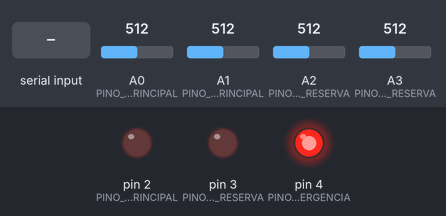
The sketch below on a simulated Arduino Uno, built with avr-gcc and run on an emulated ATmega328P. On the bench: output pins drawn as LEDs (lit = HIGH). The inputs (shaded band) are chosen by the test bench; at power-on: A0 (PINO_ZMPT_PRINCIPAL) = 512, A1 (PINO_ACS_PRINCIPAL) = 512, A2 (PINO_ZMPT_RESERVA) = 512, A3 (PINO_ACS_RESERVA) = 512. What the sketch prints to the serial monitor is not drawn.

Above: at 20.6 s.
20.7 s: "[RR]]" received over Serial
At 22.9 s:
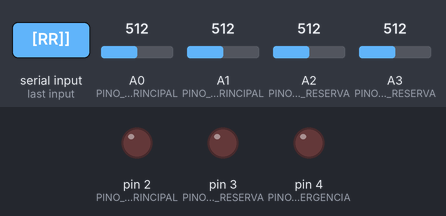
Timing chart, 0 to 32.4 s (numbered marks = the images above; inputs shaded):
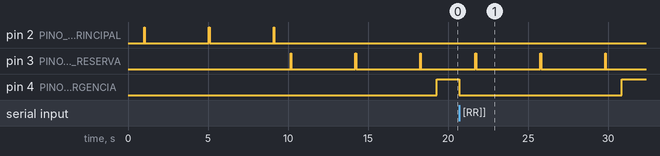

Measured:
- after the input at 20.7 s, pin 3 (PINO_REDE_RESERVA): alternates HIGH for 0.05 s and LOW for 4.0 s, 6 changes in all, then stays LOW, starting after 1.0 s; pin 4 (PINO_REDE_EMERGENCIA): HIGH → LOW at once, → HIGH 10.1 s later
- by itself, pin 2 (PINO_REDE_PRINCIPAL): alternates HIGH for 0.05 s and LOW for 4.0 s, 5 changes in all, then stays LOW

The sketch:

Arduino_arvoltando.ino
```cpp
#include <Arduino.h>

// ==========================================
// DEFINIÇÕES DE PINOS
// ==========================================
// Sensores da Rede Principal
#define PINO_ZMPT_PRINCIPAL A0
#define PINO_ACS_PRINCIPAL A1

// Sensores da Rede Reserva
#define PINO_ZMPT_RESERVA A2
#define PINO_ACS_RESERVA A3

// Relés/Contatores
#define PINO_REDE_PRINCIPAL 2
#define PINO_REDE_RESERVA 3
#define PINO_REDE_EMERGENCIA 4

// ==========================================
// PARÂMETROS E LIMITES (AJUSTE CONFORME NECESSÁRIO)
// ==========================================
const float TENSAO_MAX = 240.0; // Sobretensão (V)
const float TENSAO_MIN = 190.0; // Subtensão (V)
const float CORRENTE_MAX = 0.5; // Sobrecorrente / Curto-circuito (A) - 500mA

// Fatores de calibração dos sensores
const float ACS_SENSIBILIDADE = 0.185; // 185mV/A para o ACS712 de 5A
const float ZMPT_FATOR = 250.0; // Fator de multiplicação empírico do trimpot do ZMPT101B

const unsigned long TEMPO_REARME_TRIPSAVER = 3000; // Tempo que o TripSaver aguarda para fechar de novo (ms)
const unsigned long DEAD_TIME = 1000; // Tempo de segurança do intertravamento lógico (ms)

// ==========================================
// VARIÁVEIS DE ESTADO
// ==========================================
enum TipoRede { PRINCIPAL, RESERVA, EMERGENCIA };
TipoRede rede_atual = PRINCIPAL;

int falhas_consecutivas = 0;
bool bloqueio_principal = false;
bool bloqueio_reserva = false;

// ==========================================
// PROTÓTIPOS DAS FUNÇÕES
// ==========================================
float lerCorrenteRMS(int pino);
float lerTensaoRMS(int pino);
void manobraRede(TipoRede nova_rede);
void processarFalha();
void verificarComandosESP();

// ==========================================
// SETUP
// ==========================================
void setup() {
  Serial.begin(9600); // Comunicação com o ESP32

  pinMode(PINO_REDE_PRINCIPAL, OUTPUT);
  pinMode(PINO_REDE_RESERVA, OUTPUT);
  pinMode(PINO_REDE_EMERGENCIA, OUTPUT);

  // Inicializa tudo desligado por segurança
  digitalWrite(PINO_REDE_PRINCIPAL, LOW);
  digitalWrite(PINO_REDE_RESERVA, LOW);
  digitalWrite(PINO_REDE_EMERGENCIA, LOW);

  // Inicia na rede principal
  manobraRede(PRINCIPAL);
}

// ==========================================
// LOOP PRINCIPAL
// ==========================================
void loop() {
  verificarComandosESP();

  float tensao = 0.0;
  float corrente = 0.0;
  bool monitorar = false;

  // Seleciona quais sensores ler dependendo da rede conectada
  if (rede_atual == PRINCIPAL) {
    tensao = lerTensaoRMS(PINO_ZMPT_PRINCIPAL);
    corrente = lerCorrenteRMS(PINO_ACS_PRINCIPAL);
    monitorar = true;
  }
  else if (rede_atual == RESERVA) {
    tensao = lerTensaoRMS(PINO_ZMPT_RESERVA);
    corrente = lerCorrenteRMS(PINO_ACS_RESERVA);
    monitorar = true;
  }
  // Se estiver na rede de EMERGÊNCIA, não há sensores definidos, apenas aguarda reparos.

  if (monitorar) {
    bool anomalia = (tensao > TENSAO_MAX) || (tensao < TENSAO_MIN) || (corrente > CORRENTE_MAX);

    if (anomalia) {
      processarFalha();
    }
  }
}

// ==========================================
// FUNÇÃO: PROCESSAR FALHA (TRIPSAVER)
// ==========================================
void processarFalha() {
  falhas_consecutivas++;

  // ABRIR TRIPSAVER DA REDE ATUAL (Trip) - Interrompe todas por segurança
  digitalWrite(PINO_REDE_PRINCIPAL, LOW);
  digitalWrite(PINO_REDE_RESERVA, LOW);
  digitalWrite(PINO_REDE_EMERGENCIA, LOW);

  if (falhas_consecutivas < 3) {
    // Modo TripSaver: Aguarda e tenta religar
    delay(TEMPO_REARME_TRIPSAVER);
    manobraRede(rede_atual);
  }
  else {
    // Falha definitiva após 3 tentativas
    falhas_consecutivas = 0; // Zera contagem para a próxima rede assumir limpa

    if (rede_atual == PRINCIPAL && !bloqueio_principal) {
      bloqueio_principal = true;
      Serial.print("[FP]"); // Informa ESP32: Falha Principal
      manobraRede(RESERVA);
    }
    else if (rede_atual == RESERVA && !bloqueio_reserva) {
      bloqueio_reserva = true;
      Serial.print("[FR]"); // Informa ESP32: Falha Reserva
      manobraRede(EMERGENCIA);
    }
  }
}

// ==========================================
// FUNÇÃO: INTERTRAVAMENTO E MANOBRA DE REDE
// ==========================================
void manobraRede(TipoRede nova_rede) {
  // 1. Break-Before-Make (Abre antes de fechar)
  digitalWrite(PINO_REDE_PRINCIPAL, LOW);
  digitalWrite(PINO_REDE_RESERVA, LOW);
  digitalWrite(PINO_REDE_EMERGENCIA, LOW);

  // 2. Tempo de segurança (Dead-time para extinção de arco voltaico)
  delay(DEAD_TIME);

  // 3. Verifica bloqueios lógicos e aciona a rede correspondente
  if (nova_rede == PRINCIPAL && !bloqueio_principal) {
    rede_atual = PRINCIPAL;
    digitalWrite(PINO_REDE_PRINCIPAL, HIGH);
  }
  else if (nova_rede == RESERVA && !bloqueio_reserva) {
    rede_atual = RESERVA;
    digitalWrite(PINO_REDE_RESERVA, HIGH);
  }
  else if (nova_rede == EMERGENCIA) {
    rede_atual = EMERGENCIA;
    digitalWrite(PINO_REDE_EMERGENCIA, HIGH);
  }
}

// ==========================================
// FUNÇÃO: COMUNICAÇÃO COM O ESP32
// ==========================================
void verificarComandosESP() {
  if (Serial.available() > 0) {
    String comando = Serial.readStringUntil(']');
    comando += ']';

    if (comando.indexOf("[RP]") >= 0) {
      bloqueio_principal = false; // Confirmação de manutenção da Principal
    }
    if (comando.indexOf("[RR]") >= 0) {
      bloqueio_reserva = false; // Confirmação de manutenção da Reserva
    }

    // REGRA DE RETORNO:
    // Só volta para a Principal se AMBAS as redes (Principal e Reserva) estiverem sem bloqueio (manutenidas).
    if (!bloqueio_principal && !bloqueio_reserva && rede_atual != PRINCIPAL) {
      falhas_consecutivas = 0;
      manobraRede(PRINCIPAL);
    }
    // Caso a reserva tenha sido manutenida, mas a principal ainda não, e o sistema esteja na Emergência:
    else if (!bloqueio_reserva && bloqueio_principal && rede_atual == EMERGENCIA) {
      falhas_consecutivas = 0;
      manobraRede(RESERVA);
    }
  }
}

// ==========================================
// FUNÇÕES DOS SENSORES (TRUE RMS)
// ==========================================
float lerCorrenteRMS(int pino) {
  uint32_t start_time = millis();
  int max_val = 0;
  int min_val = 1023;

  while (millis() - start_time < 25) {
    int val = analogRead(pino);
    if (val > max_val) max_val = val;
    if (val < min_val) min_val = val;
  }

  float tensao_pp = (max_val - min_val) * (5.0 / 1023.0);
  float tensao_rms = (tensao_pp / 2.0) * 0.707;
  float corrente_rms = tensao_rms / ACS_SENSIBILIDADE;

  if (corrente_rms < 0.05) corrente_rms = 0;
  return corrente_rms;
}

float lerTensaoRMS(int pino) {
  uint32_t start_time = millis();
  int max_val = 0;
  int min_val = 1023;

  while (millis() - start_time < 25) {
    int val = analogRead(pino);
    if (val > max_val) max_val = val;
    if (val < min_val) min_val = val;
  }

  float tensao_pp = (max_val - min_val) * (5.0 / 1023.0);
  float tensao_rms_sensor = (tensao_pp / 2.0) * 0.707;
  float tensao_final_rms = tensao_rms_sensor * ZMPT_FATOR;

  if(tensao_final_rms < 10.0) tensao_final_rms = 0;
  return tensao_final_rms;
}
```
